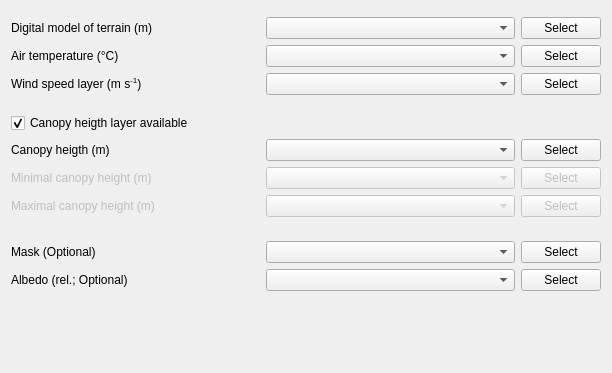
                   <widget class="QWidget" name="scrollAreaWidgetContents_5">
                    <property name="geometry">
                     <rect>
                      <x>0</x>
                      <y>0</y>
                      <width>612</width>
                      <height>373</height>
                     </rect>
                    </property>
                    <property name="sizePolicy">
                     <sizepolicy hsizetype="Expanding" vsizetype="Expanding">
                      <horstretch>0</horstretch>
                      <verstretch>0</verstretch>
                     </sizepolicy>
                    </property>
                    <layout class="QGridLayout" name="gridLayout_29">
                     <item row="0" column="0">
                      <layout class="QGridLayout" name="gridLayout_28">
                       <item row="2" column="0">
                        <layout class="QGridLayout" name="gridLayout_26">
                         <property name="topMargin">
                          <number>12</number>
                         </property>
                         <property name="bottomMargin">
                          <number>6</number>
                         </property>
                         <property name="spacing">
                          <number>6</number>
                         </property>
                         <item row="0" column="0">
                          <widget class="QLabel" name="label_22">
                           <property name="text">
                            <string>Mask (Optional)</string>
                           </property>
                          </widget>
                         </item>
                         <item row="0" column="1">
                          <widget class="QComboBox" name="cb_mask"/>
                         </item>
                         <item row="0" column="2">
                          <widget class="QPushButton" name="b_mask">
                           <property name="sizePolicy">
                            <sizepolicy hsizetype="Fixed" vsizetype="Fixed">
                             <horstretch>0</horstretch>
                             <verstretch>0</verstretch>
                            </sizepolicy>
                           </property>
                           <property name="text">
                            <string>Select</string>
                           </property>
                          </widget>
                         </item>
                         <item row="1" column="0">
                          <widget class="QLabel" name="label_23">
                           <property name="text">
                            <string>Albedo (rel.; Optional)</string>
                           </property>
                          </widget>
                         </item>
                         <item row="1" column="1">
                          <widget class="QComboBox" name="cb_albedo"/>
                         </item>
                         <item row="1" column="2">
                          <widget class="QPushButton" name="b_albedo">
                           <property name="sizePolicy">
                            <sizepolicy hsizetype="Fixed" vsizetype="Fixed">
                             <horstretch>0</horstretch>
                             <verstretch>0</verstretch>
                            </sizepolicy>
                           </property>
                           <property name="text">
                            <string>Select</string>
                           </property>
                          </widget>
                         </item>
                        </layout>
                       </item>
                       <item row="1" column="0">
                        <layout class="QGridLayout" name="gridLayout_7">
                         <property name="topMargin">
                          <number>6</number>
                         </property>
                         <property name="bottomMargin">
                          <number>6</number>
                         </property>
                         <item row="0" column="0">
                          <widget class="QCheckBox" name="ch_canopy">
                           <property name="text">
                            <string>Canopy heigth layer available</string>
                           </property>
                           <property name="checked">
                            <bool>true</bool>
                           </property>
                          </widget>
                         </item>
                         <item row="1" column="0">
                          <widget class="QLabel" name="label_14">
                           <property name="sizePolicy">
                            <sizepolicy hsizetype="Expanding" vsizetype="Preferred">
                             <horstretch>0</horstretch>
                             <verstretch>0</verstretch>
                            </sizepolicy>
                           </property>
                           <property name="text">
                            <string>Canopy heigth (m)</string>
                           </property>
                          </widget>
                         </item>
                         <item row="1" column="1">
                          <widget class="QComboBox" name="cb_canopy">
                           <property name="sizePolicy">
                            <sizepolicy hsizetype="MinimumExpanding" vsizetype="Fixed">
                             <horstretch>0</horstretch>
                             <verstretch>0</verstretch>
                            </sizepolicy>
                           </property>
                          </widget>
                         </item>
                         <item row="1" column="2">
                          <widget class="QPushButton" name="b_canopy">
                           <property name="sizePolicy">
                            <sizepolicy hsizetype="Fixed" vsizetype="Fixed">
                             <horstretch>0</horstretch>
                             <verstretch>0</verstretch>
                            </sizepolicy>
                           </property>
                           <property name="text">
                            <string>Select</string>
                           </property>
                          </widget>
                         </item>
                         <item row="2" column="0">
                          <widget class="QLabel" name="label_20">
                           <property name="enabled">
                            <bool>false</bool>
                           </property>
                           <property name="text">
                            <string>Minimal canopy height (m) </string>
                           </property>
                          </widget>
                         </item>
                         <item row="2" column="1">
                          <widget class="QComboBox" name="cb_hmin">
                           <property name="enabled">
                            <bool>false</bool>
                           </property>
                           <property name="editable">
                            <bool>false</bool>
                           </property>
                           <property name="sizeAdjustPolicy">
                            <enum>QComboBox::AdjustToContentsOnFirstShow</enum>
                           </property>
                          </widget>
                         </item>
                         <item row="2" column="2">
                          <widget class="QPushButton" name="b_hmin">
                           <property name="enabled">
                            <bool>false</bool>
                           </property>
                           <property name="sizePolicy">
                            <sizepolicy hsizetype="Fixed" vsizetype="Fixed">
                             <horstretch>0</horstretch>
                             <verstretch>0</verstretch>
                            </sizepolicy>
                           </property>
                           <property name="text">
                            <string>Select</string>
                           </property>
                          </widget>
                         </item>
                         <item row="3" column="0">
                          <widget class="QLabel" name="label_21">
                           <property name="enabled">
                            <bool>false</bool>
                           </property>
                           <property name="text">
                            <string>Maximal canopy height (m) </string>
                           </property>
                          </widget>
                         </item>
                         <item row="3" column="1">
                          <widget class="QComboBox" name="cb_hmax">
                           <property name="enabled">
                            <bool>false</bool>
                           </property>
                          </widget>
                         </item>
                         <item row="3" column="2">
                          <widget class="QPushButton" name="b_hmax">
                           <property name="enabled">
                            <bool>false</bool>
                           </property>
                           <property name="sizePolicy">
                            <sizepolicy hsizetype="Fixed" vsizetype="Fixed">
                             <horstretch>0</horstretch>
                             <verstretch>0</verstretch>
                            </sizepolicy>
                           </property>
                           <property name="text">
                            <string>Select</string>
                           </property>
                          </widget>
                         </item>
                        </layout>
                       </item>
                       <item row="0" column="0">
                        <layout class="QGridLayout" name="gridLayout_5">
                         <property name="topMargin">
                          <number>6</number>
                         </property>
                         <property name="bottomMargin">
                          <number>6</number>
                         </property>
                         <property name="horizontalSpacing">
                          <number>6</number>
                         </property>
                         <item row="1" column="1">
                          <widget class="QComboBox" name="cb_ta">
                           <property name="sizePolicy">
                            <sizepolicy hsizetype="Expanding" vsizetype="Fixed">
                             <horstretch>0</horstretch>
                             <verstretch>0</verstretch>
                            </sizepolicy>
                           </property>
                          </widget>
                         </item>
                         <item row="2" column="0">
                          <widget class="QLabel" name="label_19">
                           <property name="sizePolicy">
                            <sizepolicy hsizetype="Expanding" vsizetype="Preferred">
                             <horstretch>0</horstretch>
                             <verstretch>0</verstretch>
                            </sizepolicy>
                           </property>
                           <property name="text">
                            <string>&lt;html&gt;&lt;head/&gt;&lt;body&gt;&lt;p&gt;Wind speed layer (m s&lt;span style=&quot; vertical-align:super;&quot;&gt;-1&lt;/span&gt;)&lt;/p&gt;&lt;/body&gt;&lt;/html&gt;</string>
                           </property>
                          </widget>
                         </item>
                         <item row="1" column="2">
                          <widget class="QPushButton" name="b_ta">
                           <property name="sizePolicy">
                            <sizepolicy hsizetype="Fixed" vsizetype="Fixed">
                             <horstretch>0</horstretch>
                             <verstretch>0</verstretch>
                            </sizepolicy>
                           </property>
                           <property name="text">
                            <string>Select</string>
                           </property>
                          </widget>
                         </item>
                         <item row="1" column="0">
                          <widget class="QLabel" name="label_18">
                           <property name="sizePolicy">
                            <sizepolicy hsizetype="Expanding" vsizetype="Preferred">
                             <horstretch>0</horstretch>
                             <verstretch>0</verstretch>
                            </sizepolicy>
                           </property>
                           <property name="text">
                            <string>Air temperature (°C)</string>
                           </property>
                          </widget>
                         </item>
                         <item row="0" column="1">
                          <widget class="QComboBox" name="cb_dmt">
                           <property name="sizePolicy">
                            <sizepolicy hsizetype="Expanding" vsizetype="Fixed">
                             <horstretch>0</horstretch>
                             <verstretch>0</verstretch>
                            </sizepolicy>
                           </property>
                          </widget>
                         </item>
                         <item row="0" column="2">
                          <widget class="QPushButton" name="b_dmt">
                           <property name="sizePolicy">
                            <sizepolicy hsizetype="Fixed" vsizetype="Fixed">
                             <horstretch>0</horstretch>
                             <verstretch>0</verstretch>
                            </sizepolicy>
                           </property>
                           <property name="text">
                            <string>Select</string>
                           </property>
                          </widget>
                         </item>
                         <item row="0" column="0">
                          <widget class="QLabel" name="label_17">
                           <property name="sizePolicy">
                            <sizepolicy hsizetype="Expanding" vsizetype="Preferred">
                             <horstretch>0</horstretch>
                             <verstretch>0</verstretch>
                            </sizepolicy>
                           </property>
                           <property name="text">
                            <string>Digital model of terrain (m)</string>
                           </property>
                          </widget>
                         </item>
                         <item row="2" column="1">
                          <widget class="QComboBox" name="cb_wind">
                           <property name="sizePolicy">
                            <sizepolicy hsizetype="Expanding" vsizetype="Fixed">
                             <horstretch>0</horstretch>
                             <verstretch>0</verstretch>
                            </sizepolicy>
                           </property>
                          </widget>
                         </item>
                         <item row="2" column="2">
                          <widget class="QPushButton" name="b_wind">
                           <property name="sizePolicy">
                            <sizepolicy hsizetype="Fixed" vsizetype="Fixed">
                             <horstretch>0</horstretch>
                             <verstretch>0</verstretch>
                            </sizepolicy>
                           </property>
                           <property name="text">
                            <string>Select</string>
                           </property>
                          </widget>
                         </item>
                        </layout>
                       </item>
                       <item row="3" column="0">
                        <spacer name="verticalSpacer_7">
                         <property name="orientation">
                          <enum>Qt::Vertical</enum>
                         </property>
                         <property name="sizeHint" stdset="0">
                          <size>
                           <width>20</width>
                           <height>40</height>
                          </size>
                         </property>
                        </spacer>
                       </item>
                      </layout>
                     </item>
                    </layout>
                   </widget>
